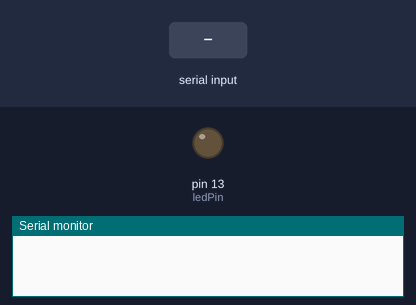
Bench run of a sketch on a simulated Arduino Uno, built with avr-gcc and run on an emulated ATmega328P. On the bench: output pins drawn as LEDs (lit = HIGH), the last lines printed to the serial monitor. The inputs (shaded band) are chosen by the test bench.

Above: at 1.2 s.
1.3 s: "1" received over Serial
At 2.2 s:
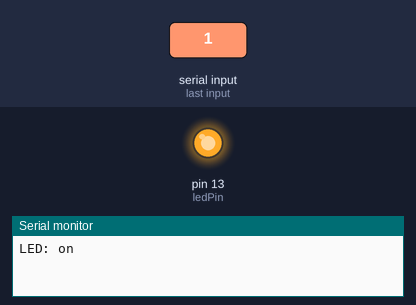
2.9 s: "0" received over Serial
At 3.7 s:
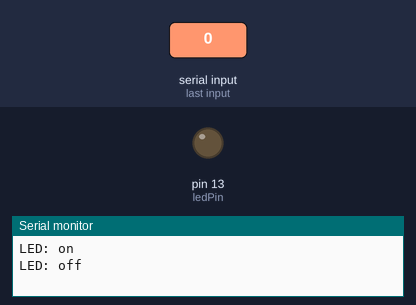
Timing chart, 0 to 5.9 s (numbered marks = the images above; inputs shaded):
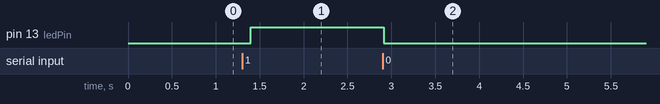

Measured:
- after the input at 1.3 s, pin 13 (ledPin): LOW → HIGH after 0.10 s
- after the input at 2.9 s, pin 13 (ledPin): HIGH → LOW at once

The sketch:

sketch_jan07a.ino
```cpp
int ledPin = 13;
int cmd = -1;
int flag = 0;

void setup() {
  pinMode(ledPin, OUTPUT);
  digitalWrite(ledPin, LOW);
  Serial.begin(9600);
}

void loop() {
  if (Serial.available() > 0) {
    cmd = Serial.read();
    flag = 1;
  }

  if (flag == 1) {
    if (cmd == '0') {
      digitalWrite(ledPin, LOW);
      Serial.println("LED: off");
    } else if (cmd == '1') {
      digitalWrite(ledPin, HIGH);
      Serial.println("LED: on");
    } else {
      Serial.print("unknown command: ");
      Serial.write(cmd);
      Serial.print(" (");
      Serial.print(cmd, DEC);
      Serial.print(")");

      Serial.println();
    }

    flag = 0;
    cmd = 65;
  }

  Serial.flush();
  delay(100);
}
```
